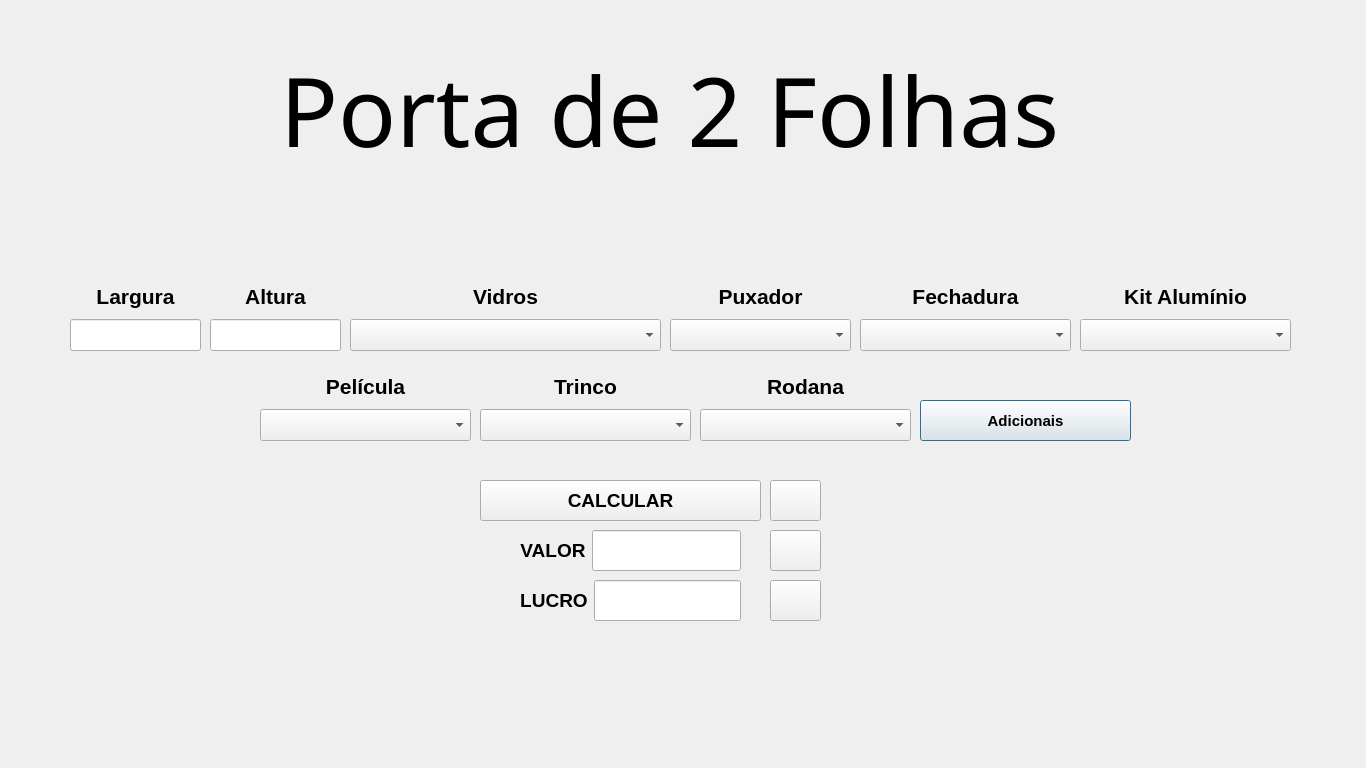
<?xml version="1.0" encoding="UTF-8"?>
<ui version="4.0">
 <class>PortaDe2Folhas</class>
 <widget class="QDialog" name="PortaDe2Folhas">
  <property name="geometry">
   <rect>
    <x>0</x>
    <y>0</y>
    <width>1366</width>
    <height>768</height>
   </rect>
  </property>
  <property name="windowTitle">
   <string>Dialog</string>
  </property>
  <widget class="QLabel" name="label">
   <property name="geometry">
    <rect>
     <x>280</x>
     <y>30</y>
     <width>821</width>
     <height>161</height>
    </rect>
   </property>
   <property name="font">
    <font>
     <family>Matura MT Script Capitals</family>
     <pointsize>72</pointsize>
     <bold>false</bold>
    </font>
   </property>
   <property name="text">
    <string>&lt;html&gt;&lt;head/&gt;&lt;body&gt;&lt;p&gt;Porta de 2 Folhas&lt;/p&gt;&lt;/body&gt;&lt;/html&gt;</string>
   </property>
  </widget>
  <widget class="QPushButton" name="pushButtonRefatorando">
   <property name="geometry">
    <rect>
     <x>920</x>
     <y>400</y>
     <width>211</width>
     <height>41</height>
    </rect>
   </property>
   <property name="font">
    <font>
     <pointsize>11</pointsize>
     <bold>true</bold>
    </font>
   </property>
   <property name="text">
    <string>Adicionais</string>
   </property>
   <property name="icon">
    <iconset resource="files.qrc">
     <normaloff>:/imagens/adicionar-a-cesta.png</normaloff>:/imagens/adicionar-a-cesta.png</iconset>
   </property>
   <property name="iconSize">
    <size>
     <width>24</width>
     <height>24</height>
    </size>
   </property>
  </widget>
  <widget class="QWidget" name="layoutWidget">
   <property name="geometry">
    <rect>
     <x>350</x>
     <y>280</y>
     <width>311</width>
     <height>71</height>
    </rect>
   </property>
   <layout class="QVBoxLayout" name="verticalLayout_3">
    <item>
     <widget class="QLabel" name="labelVidros">
      <property name="font">
       <font>
        <pointsize>14</pointsize>
        <bold>true</bold>
       </font>
      </property>
      <property name="text">
       <string>&lt;html&gt;&lt;head/&gt;&lt;body&gt;&lt;p align=&quot;center&quot;&gt;&lt;span style=&quot; font-size:16pt;&quot;&gt;Vidros&lt;/span&gt;&lt;/p&gt;&lt;/body&gt;&lt;/html&gt;</string>
      </property>
     </widget>
    </item>
    <item>
     <widget class="QComboBox" name="comboBoxVidros">
      <property name="sizePolicy">
       <sizepolicy hsizetype="Preferred" vsizetype="Preferred">
        <horstretch>0</horstretch>
        <verstretch>0</verstretch>
       </sizepolicy>
      </property>
      <property name="font">
       <font>
        <pointsize>11</pointsize>
        <bold>true</bold>
       </font>
      </property>
      <item>
       <property name="text">
        <string/>
       </property>
      </item>
     </widget>
    </item>
   </layout>
  </widget>
  <widget class="QPushButton" name="pushButtonLimpar">
   <property name="geometry">
    <rect>
     <x>770</x>
     <y>580</y>
     <width>51</width>
     <height>41</height>
    </rect>
   </property>
   <property name="text">
    <string/>
   </property>
   <property name="icon">
    <iconset resource="files.qrc">
     <normaloff>:/imagens/limpar.png</normaloff>:/imagens/limpar.png</iconset>
   </property>
   <property name="iconSize">
    <size>
     <width>24</width>
     <height>24</height>
    </size>
   </property>
  </widget>
  <widget class="QWidget" name="layoutWidget_2">
   <property name="geometry">
    <rect>
     <x>520</x>
     <y>580</y>
     <width>221</width>
     <height>41</height>
    </rect>
   </property>
   <layout class="QVBoxLayout" name="verticalLayout_6">
    <item>
     <layout class="QHBoxLayout" name="horizontalLayout_2">
      <item>
       <widget class="QLabel" name="label_6">
        <property name="text">
         <string>&lt;html&gt;&lt;head/&gt;&lt;body&gt;&lt;p align=&quot;center&quot;&gt;&lt;span style=&quot; font-size:14pt; font-weight:700;&quot;&gt;LUCRO&lt;/span&gt;&lt;/p&gt;&lt;/body&gt;&lt;/html&gt;</string>
        </property>
       </widget>
      </item>
      <item>
       <widget class="QLineEdit" name="lineEditLucro">
        <property name="sizePolicy">
         <sizepolicy hsizetype="Expanding" vsizetype="Preferred">
          <horstretch>0</horstretch>
          <verstretch>0</verstretch>
         </sizepolicy>
        </property>
        <property name="font">
         <font>
          <pointsize>11</pointsize>
          <bold>true</bold>
         </font>
        </property>
        <property name="whatsThis">
         <string>&lt;html&gt;&lt;head/&gt;&lt;body&gt;&lt;p align=&quot;center&quot;&gt;&lt;br/&gt;&lt;/p&gt;&lt;/body&gt;&lt;/html&gt;</string>
        </property>
       </widget>
      </item>
     </layout>
    </item>
   </layout>
  </widget>
  <widget class="QWidget" name="layoutWidget_3">
   <property name="geometry">
    <rect>
     <x>520</x>
     <y>530</y>
     <width>221</width>
     <height>41</height>
    </rect>
   </property>
   <layout class="QHBoxLayout" name="horizontalLayout">
    <item>
     <widget class="QLabel" name="label_4">
      <property name="text">
       <string>&lt;html&gt;&lt;head/&gt;&lt;body&gt;&lt;p align=&quot;center&quot;&gt;&lt;span style=&quot; font-size:14pt; font-weight:700;&quot;&gt;VALOR&lt;/span&gt;&lt;/p&gt;&lt;/body&gt;&lt;/html&gt;</string>
      </property>
     </widget>
    </item>
    <item>
     <widget class="QLineEdit" name="lineEditValor">
      <property name="sizePolicy">
       <sizepolicy hsizetype="Expanding" vsizetype="Preferred">
        <horstretch>0</horstretch>
        <verstretch>0</verstretch>
       </sizepolicy>
      </property>
      <property name="font">
       <font>
        <pointsize>16</pointsize>
        <bold>true</bold>
       </font>
      </property>
     </widget>
    </item>
   </layout>
  </widget>
  <widget class="QWidget" name="layoutWidget_4">
   <property name="geometry">
    <rect>
     <x>70</x>
     <y>280</y>
     <width>131</width>
     <height>71</height>
    </rect>
   </property>
   <layout class="QVBoxLayout" name="verticalLayout">
    <item>
     <widget class="QLabel" name="labelLargura">
      <property name="font">
       <font>
        <pointsize>14</pointsize>
        <bold>true</bold>
       </font>
      </property>
      <property name="text">
       <string>&lt;html&gt;&lt;head/&gt;&lt;body&gt;&lt;p align=&quot;center&quot;&gt;&lt;span style=&quot; font-size:16pt;&quot;&gt;Largura&lt;/span&gt;&lt;/p&gt;&lt;/body&gt;&lt;/html&gt;</string>
      </property>
     </widget>
    </item>
    <item>
     <widget class="QLineEdit" name="lineEditLargura">
      <property name="sizePolicy">
       <sizepolicy hsizetype="Expanding" vsizetype="Preferred">
        <horstretch>0</horstretch>
        <verstretch>0</verstretch>
       </sizepolicy>
      </property>
      <property name="font">
       <font>
        <pointsize>11</pointsize>
        <bold>true</bold>
       </font>
      </property>
     </widget>
    </item>
   </layout>
  </widget>
  <widget class="QWidget" name="layoutWidget_5">
   <property name="geometry">
    <rect>
     <x>670</x>
     <y>280</y>
     <width>181</width>
     <height>71</height>
    </rect>
   </property>
   <layout class="QVBoxLayout" name="verticalLayout_4">
    <item>
     <widget class="QLabel" name="label_2">
      <property name="font">
       <font>
        <pointsize>14</pointsize>
        <bold>true</bold>
       </font>
      </property>
      <property name="text">
       <string>&lt;html&gt;&lt;head/&gt;&lt;body&gt;&lt;p align=&quot;center&quot;&gt;&lt;span style=&quot; font-size:16pt;&quot;&gt;Puxador&lt;/span&gt;&lt;/p&gt;&lt;/body&gt;&lt;/html&gt;</string>
      </property>
     </widget>
    </item>
    <item>
     <widget class="QComboBox" name="comboBoxPuxador">
      <property name="sizePolicy">
       <sizepolicy hsizetype="Preferred" vsizetype="Preferred">
        <horstretch>0</horstretch>
        <verstretch>0</verstretch>
       </sizepolicy>
      </property>
      <property name="font">
       <font>
        <pointsize>11</pointsize>
        <bold>true</bold>
       </font>
      </property>
      <item>
       <property name="text">
        <string/>
       </property>
      </item>
     </widget>
    </item>
   </layout>
  </widget>
  <widget class="QPushButton" name="pushButtonDesconto">
   <property name="geometry">
    <rect>
     <x>770</x>
     <y>480</y>
     <width>51</width>
     <height>41</height>
    </rect>
   </property>
   <property name="text">
    <string/>
   </property>
   <property name="icon">
    <iconset resource="files.qrc">
     <normaloff>:/imagens/desconto.png</normaloff>:/imagens/desconto.png</iconset>
   </property>
   <property name="iconSize">
    <size>
     <width>24</width>
     <height>24</height>
    </size>
   </property>
  </widget>
  <widget class="QWidget" name="layoutWidget_6">
   <property name="geometry">
    <rect>
     <x>210</x>
     <y>280</y>
     <width>131</width>
     <height>71</height>
    </rect>
   </property>
   <layout class="QVBoxLayout" name="verticalLayout_2">
    <item>
     <widget class="QLabel" name="labelAltura">
      <property name="font">
       <font>
        <pointsize>14</pointsize>
        <bold>true</bold>
       </font>
      </property>
      <property name="text">
       <string>&lt;html&gt;&lt;head/&gt;&lt;body&gt;&lt;p align=&quot;center&quot;&gt;&lt;span style=&quot; font-size:16pt;&quot;&gt;Altura&lt;/span&gt;&lt;/p&gt;&lt;/body&gt;&lt;/html&gt;</string>
      </property>
     </widget>
    </item>
    <item>
     <widget class="QLineEdit" name="lineEditAltura">
      <property name="sizePolicy">
       <sizepolicy hsizetype="Expanding" vsizetype="Preferred">
        <horstretch>0</horstretch>
        <verstretch>0</verstretch>
       </sizepolicy>
      </property>
      <property name="font">
       <font>
        <pointsize>11</pointsize>
        <bold>true</bold>
       </font>
      </property>
     </widget>
    </item>
   </layout>
  </widget>
  <widget class="QPushButton" name="pushButtonCalcular">
   <property name="geometry">
    <rect>
     <x>480</x>
     <y>480</y>
     <width>281</width>
     <height>41</height>
    </rect>
   </property>
   <property name="sizePolicy">
    <sizepolicy hsizetype="Minimum" vsizetype="Preferred">
     <horstretch>0</horstretch>
     <verstretch>0</verstretch>
    </sizepolicy>
   </property>
   <property name="font">
    <font>
     <pointsize>14</pointsize>
     <bold>true</bold>
    </font>
   </property>
   <property name="text">
    <string>CALCULAR</string>
   </property>
  </widget>
  <widget class="QPushButton" name="pushButtonSalvar">
   <property name="geometry">
    <rect>
     <x>770</x>
     <y>530</y>
     <width>51</width>
     <height>41</height>
    </rect>
   </property>
   <property name="text">
    <string/>
   </property>
   <property name="icon">
    <iconset resource="files.qrc">
     <normaloff>:/imagens/salvar.png</normaloff>:/imagens/salvar.png</iconset>
   </property>
   <property name="iconSize">
    <size>
     <width>24</width>
     <height>24</height>
    </size>
   </property>
  </widget>
  <widget class="QWidget" name="layoutWidget_7">
   <property name="geometry">
    <rect>
     <x>260</x>
     <y>370</y>
     <width>211</width>
     <height>71</height>
    </rect>
   </property>
   <layout class="QVBoxLayout" name="verticalLayout_8">
    <item>
     <widget class="QLabel" name="label_7">
      <property name="text">
       <string>&lt;html&gt;&lt;head/&gt;&lt;body&gt;&lt;p align=&quot;center&quot;&gt;&lt;span style=&quot; font-size:16pt; font-weight:700;&quot;&gt;Película&lt;/span&gt;&lt;/p&gt;&lt;/body&gt;&lt;/html&gt;</string>
      </property>
     </widget>
    </item>
    <item>
     <widget class="QComboBox" name="comboBoxPelicula">
      <property name="sizePolicy">
       <sizepolicy hsizetype="Preferred" vsizetype="Preferred">
        <horstretch>0</horstretch>
        <verstretch>0</verstretch>
       </sizepolicy>
      </property>
      <property name="font">
       <font>
        <pointsize>11</pointsize>
        <bold>true</bold>
       </font>
      </property>
      <item>
       <property name="text">
        <string/>
       </property>
      </item>
     </widget>
    </item>
   </layout>
  </widget>
  <widget class="QWidget" name="layoutWidget_8">
   <property name="geometry">
    <rect>
     <x>860</x>
     <y>280</y>
     <width>211</width>
     <height>71</height>
    </rect>
   </property>
   <layout class="QVBoxLayout" name="verticalLayout_5">
    <item>
     <widget class="QLabel" name="label_3">
      <property name="text">
       <string>&lt;html&gt;&lt;head/&gt;&lt;body&gt;&lt;p align=&quot;center&quot;&gt;&lt;span style=&quot; font-size:16pt; font-weight:700;&quot;&gt;Fechadura&lt;/span&gt;&lt;/p&gt;&lt;/body&gt;&lt;/html&gt;</string>
      </property>
     </widget>
    </item>
    <item>
     <widget class="QComboBox" name="comboBoxFechadura">
      <property name="sizePolicy">
       <sizepolicy hsizetype="Preferred" vsizetype="Preferred">
        <horstretch>0</horstretch>
        <verstretch>0</verstretch>
       </sizepolicy>
      </property>
      <property name="font">
       <font>
        <pointsize>11</pointsize>
        <bold>true</bold>
       </font>
      </property>
      <item>
       <property name="text">
        <string/>
       </property>
      </item>
     </widget>
    </item>
   </layout>
  </widget>
  <widget class="QWidget" name="layoutWidget_9">
   <property name="geometry">
    <rect>
     <x>480</x>
     <y>370</y>
     <width>211</width>
     <height>71</height>
    </rect>
   </property>
   <layout class="QVBoxLayout" name="verticalLayout_7">
    <item>
     <widget class="QLabel" name="label_5">
      <property name="text">
       <string>&lt;html&gt;&lt;head/&gt;&lt;body&gt;&lt;p align=&quot;center&quot;&gt;&lt;span style=&quot; font-size:16pt; font-weight:700;&quot;&gt;Trinco&lt;/span&gt;&lt;/p&gt;&lt;/body&gt;&lt;/html&gt;</string>
      </property>
     </widget>
    </item>
    <item>
     <widget class="QComboBox" name="comboBoxTrinco">
      <property name="sizePolicy">
       <sizepolicy hsizetype="Preferred" vsizetype="Preferred">
        <horstretch>0</horstretch>
        <verstretch>0</verstretch>
       </sizepolicy>
      </property>
      <property name="font">
       <font>
        <pointsize>11</pointsize>
        <bold>true</bold>
       </font>
      </property>
      <item>
       <property name="text">
        <string/>
       </property>
      </item>
     </widget>
    </item>
   </layout>
  </widget>
  <widget class="QWidget" name="layoutWidget_11">
   <property name="geometry">
    <rect>
     <x>1080</x>
     <y>280</y>
     <width>211</width>
     <height>71</height>
    </rect>
   </property>
   <layout class="QVBoxLayout" name="verticalLayout_10">
    <item>
     <widget class="QLabel" name="label_9">
      <property name="text">
       <string>&lt;html&gt;&lt;head/&gt;&lt;body&gt;&lt;p align=&quot;center&quot;&gt;&lt;span style=&quot; font-size:16pt; font-weight:700;&quot;&gt;Kit Alumínio&lt;/span&gt;&lt;/p&gt;&lt;/body&gt;&lt;/html&gt;</string>
      </property>
     </widget>
    </item>
    <item>
     <widget class="QComboBox" name="comboBoxKitAluminio">
      <property name="sizePolicy">
       <sizepolicy hsizetype="Preferred" vsizetype="Preferred">
        <horstretch>0</horstretch>
        <verstretch>0</verstretch>
       </sizepolicy>
      </property>
      <property name="font">
       <font>
        <pointsize>11</pointsize>
        <bold>true</bold>
       </font>
      </property>
      <item>
       <property name="text">
        <string/>
       </property>
      </item>
     </widget>
    </item>
   </layout>
  </widget>
  <widget class="QWidget" name="layoutWidget_12">
   <property name="geometry">
    <rect>
     <x>700</x>
     <y>370</y>
     <width>211</width>
     <height>71</height>
    </rect>
   </property>
   <layout class="QVBoxLayout" name="verticalLayout_11">
    <item>
     <widget class="QLabel" name="label_10">
      <property name="text">
       <string>&lt;html&gt;&lt;head/&gt;&lt;body&gt;&lt;p align=&quot;center&quot;&gt;&lt;span style=&quot; font-size:16pt; font-weight:700;&quot;&gt;Rodana&lt;/span&gt;&lt;/p&gt;&lt;/body&gt;&lt;/html&gt;</string>
      </property>
     </widget>
    </item>
    <item>
     <widget class="QComboBox" name="comboBoxRodana">
      <property name="sizePolicy">
       <sizepolicy hsizetype="Preferred" vsizetype="Preferred">
        <horstretch>0</horstretch>
        <verstretch>0</verstretch>
       </sizepolicy>
      </property>
      <property name="font">
       <font>
        <pointsize>11</pointsize>
        <bold>true</bold>
       </font>
      </property>
      <item>
       <property name="text">
        <string/>
       </property>
      </item>
     </widget>
    </item>
   </layout>
  </widget>
 </widget>
 <tabstops>
  <tabstop>lineEditLargura</tabstop>
  <tabstop>lineEditAltura</tabstop>
  <tabstop>comboBoxVidros</tabstop>
  <tabstop>comboBoxPuxador</tabstop>
  <tabstop>comboBoxFechadura</tabstop>
  <tabstop>comboBoxKitAluminio</tabstop>
  <tabstop>comboBoxPelicula</tabstop>
  <tabstop>comboBoxTrinco</tabstop>
  <tabstop>comboBoxRodana</tabstop>
  <tabstop>pushButtonRefatorando</tabstop>
  <tabstop>pushButtonCalcular</tabstop>
  <tabstop>pushButtonDesconto</tabstop>
  <tabstop>pushButtonSalvar</tabstop>
  <tabstop>pushButtonLimpar</tabstop>
  <tabstop>lineEditValor</tabstop>
  <tabstop>lineEditLucro</tabstop>
 </tabstops>
 <resources>
  <include location="files.qrc"/>
 </resources>
 <connections/>
</ui>
